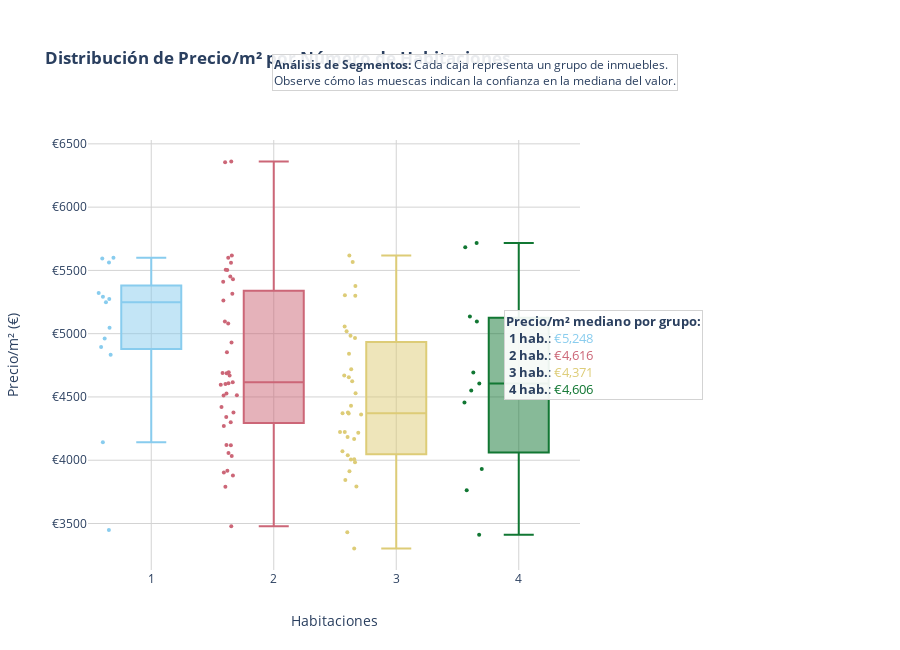

The code cell stored with this chart in its notebook:
### Code cell
if 'habitaciones' in df_matched.columns:
    df_plot_hab = df_matched.dropna(subset=['habitaciones', 'precio_m2']).copy()
    habitaciones_sorted = sorted(df_plot_hab['habitaciones'].unique())

    # Calcular la mediana del precio_m2 por número de habitaciones
    mediana_por_hab = (
        df_plot_hab.groupby('habitaciones')['precio_m2'].median().round(0)
    )

    # Definir paleta igual que la del gráfico (Safe)
    colors_palette = px.colors.qualitative.Safe
    color_map = {hab: colors_palette[i % len(colors_palette)] for i, hab in enumerate(habitaciones_sorted)}

    fig = px.box(
        df_plot_hab,
        x='habitaciones',
        y='precio_m2',
        color='habitaciones',
        points='all',
        category_orders={'habitaciones': habitaciones_sorted},
        color_discrete_sequence=colors_palette,
        title='<b>Distribución de Precio/m² por Número de Habitaciones</b>',
        labels={'habitaciones': 'Habitaciones', 'precio_m2': 'Precio/m² (€)'}
    )

    # Ajustes visuales generales
    fig.update_layout(
        template="plotly_white",
        height=650,
        margin=dict(t=140, b=80, l=80, r=320),  # margen derecho extra para leyenda personalizada
        title=dict(y=0.92, x=0.05, xanchor='left'),
        showlegend=False,
        xaxis=dict(
            title_standoff=30,
            tickfont=dict(size=12),
            showgrid=True,
            gridcolor="lightgrey",
            gridwidth=1,
            zeroline=False
        ),
        yaxis=dict(
            title_standoff=30,
            tickprefix='€',
            tickfont=dict(size=12),
            showgrid=True,
            gridcolor="lightgrey",
            gridwidth=1,
            zeroline=False
        )
    )

    # Anotación general superior
    fig.add_annotation(
        text=(
            "<b>Análisis de Segmentos:</b> Cada caja representa un grupo de inmuebles.<br>"
            "Observe cómo las muescas indican la confianza en la mediana del valor."
        ),
        xref="paper", yref="paper",
        x=1.2, y=1.2,
        showarrow=False,
        align="left",
        bgcolor="rgba(255, 255, 255, 0.9)",
        bordercolor="lightgray",
        borderwidth=1,
    )

    # Preparar texto/leyenda de medianas para cada cluster (habitaciones)
    leyenda_texto = "<b>Precio/m² mediano por grupo:</b><br>"
    for i, hab in enumerate(habitaciones_sorted):
        valor_mediana = mediana_por_hab[hab]
        color_celda = color_map[hab]
        leyenda_texto += (
            f"<span style='display:inline-block;width:13px;height:13px;"
            f"background:{color_celda};margin-right:6px;border-radius:2px;'>&nbsp;</span>"
            f"<span style='font-weight:bold;'>{hab} hab.</span>: "
            f"<span style='color:{color_celda};'>€{valor_mediana:,.0f}</span><br>"
        )

    # Añadir la "leyenda" como anotación fija al margen derecho fuera de la zona del gráfico
    fig.add_annotation(
        text=leyenda_texto,
        xref="paper", yref="paper",
        x=1.25, y=0.5,  # fuera del eje derecho, centrado vertical
        showarrow=False,
        align="left",
        bordercolor="lightgray",
        borderwidth=1,
        bgcolor="rgba(255,255,255,0.92)",
        font=dict(size=13),
    )

    fig.update_traces(jitter=0.4, marker_size=4)
    fig.show()

### Figure 1 — Plotly figure (JSON) as saved in the notebook; plotly's stock layout.template omitted (floating-point values rounded to 4 significant figures)
{"data": [{"alignmentgroup": "True", "boxpoints": "all", "hovertemplate": "Habitaciones=%{x}<br>Precio/m² (€)=%{y}<extra></extra>", "jitter": 0.4, "legendgroup": "1", "marker": {"color": "rgb(136, 204, 238)", "size": 4}, "name": "1", "notched": false, "offsetgroup": "1", "orientation": "v", "showlegend": true, "type": "box", "x": [1, 1, 1, 1, 1, 1, 1, 1, 1, 1, 1, 1, 1], "x0": " ", "xaxis": "x", "y": [4962.0, 5599.0, 5291.0, 5248.0, 5046.0, 4143.0, 3448.0, 5275.0, 5562.0, 4894.0, 5594.0, 5321.0, 4833.0], "y0": " ", "yaxis": "y"}, {"alignmentgroup": "True", "boxpoints": "all", "hovertemplate": "Habitaciones=%{x}<br>Precio/m² (€)=%{y}<extra></extra>", "jitter": 0.4, "legendgroup": "2", "marker": {"color": "rgb(204, 102, 119)", "size": 4}, "name": "2", "notched": false, "offsetgroup": "2", "orientation": "v", "showlegend": true, "type": "box", "x": [2, 2, 2, 2, 2, 2, 2, 2, 2, 2, 2, 2, 2, 2, 2, 2, 2, 2, 2, 2, 2, 2, 2, 2, 2, 2, 2, 2, 2, 2, 2, 2, 2, 2, 2, 2, 2, 2, 2, 2, 2], "x0": " ", "xaxis": "x", "y": [5097.0, 5452.0, 4670.0, 4271.0, 5262.0, 3917.0, 4421.0, 4695.0, 5505.0, 4033.0, 4853.0, 5411.0, 4688.0, 5430.0, 5315.0, 4597.0, 4608.0, 5601.0, 4342.0, 4511.0, 4527.0, 3902.0, 4057.0, 3479.0, 4930.0, 5619.0, 4514.0, 4687.0, 6361.0, 5503.0, 4118.0, 4616.0, 4120.0, 5560.0, 4301.0, 5080.0, 3790.0, 3879.0, 4603.0, 4377.0, 6355.0], "y0": " ", "yaxis": "y"}, {"alignmentgroup": "True", "boxpoints": "all", "hovertemplate": "Habitaciones=%{x}<br>Precio/m² (€)=%{y}<extra></extra>", "jitter": 0.4, "legendgroup": "3", "marker": {"color": "rgb(221, 204, 119)", "size": 4}, "name": "3", "notched": false, "offsetgroup": "3", "orientation": "v", "showlegend": true, "type": "box", "x": [3, 3, 3, 3, 3, 3, 3, 3, 3, 3, 3, 3, 3, 3, 3, 3, 3, 3, 3, 3, 3, 3, 3, 3, 3, 3, 3, 3, 3, 3, 3, 3, 3, 3, 3], "x0": " ", "xaxis": "x", "y": [3912.0, 4039.0, 3844.0, 4369.0, 4719.0, 5566.0, 4842.0, 4005.0, 4223.0, 4655.0, 5376.0, 4218.0, 3432.0, 4168.0, 4983.0, 4624.0, 4377.0, 4361.0, 4965.0, 3302.0, 3792.0, 4528.0, 5619.0, 5057.0, 4371.0, 4223.0, 4008.0, 4184.0, 4072.0, 4431.0, 3984.0, 5300.0, 4670.0, 5304.0, 5019.0], "y0": " ", "yaxis": "y"}, {"alignmentgroup": "True", "boxpoints": "all", "hovertemplate": "Habitaciones=%{x}<br>Precio/m² (€)=%{y}<extra></extra>", "jitter": 0.4, "legendgroup": "4", "marker": {"color": "rgb(17, 119, 51)", "size": 4}, "name": "4", "notched": false, "offsetgroup": "4", "orientation": "v", "showlegend": true, "type": "box", "x": [4, 4, 4, 4, 4, 4, 4, 4, 4, 4, 4], "x0": " ", "xaxis": "x", "y": [3763.0, 3930.0, 5135.0, 5096.0, 4457.0, 4606.0, 3411.0, 5716.0, 5683.0, 4552.0, 4693.0], "y0": " ", "yaxis": "y"}], "layout": {"annotations": [{"align": "left", "bgcolor": "rgba(255, 255, 255, 0.9)", "bordercolor": "lightgray", "borderwidth": 1, "showarrow": false, "text": "<b>Análisis de Segmentos:</b> Cada caja representa un grupo de inmuebles.<br>Observe cómo las muescas indican la confianza en la mediana del valor.", "x": 1.2, "xref": "paper", "y": 1.2, "yref": "paper"}, {"align": "left", "bgcolor": "rgba(255,255,255,0.92)", "bordercolor": "lightgray", "borderwidth": 1, "font": {"size": 13}, "showarrow": false, "text": "<b>Precio/m² mediano por grupo:</b><br><span style='display:inline-block;width:13px;height:13px;background:rgb(136, 204, 238);margin-right:6px;border-radius:2px;'>&nbsp;</span><span style='font-weight:bold;'>1 hab.</span>: <span style='color:rgb(136, 204, 238);'>€5,248</span><br><span style='display:inline-block;width:13px;height:13px;background:rgb(204, 102, 119);margin-right:6px;border-radius:2px;'>&nbsp;</span><span style='font-weight:bold;'>2 hab.</span>: <span style='color:rgb(204, 102, 119);'>€4,616</span><br><span style='display:inline-block;width:13px;height:13px;background:rgb(221, 204, 119);margin-right:6px;border-radius:2px;'>&nbsp;</span><span style='font-weight:bold;'>3 hab.</span>: <span style='color:rgb(221, 204, 119);'>€4,371</span><br><span style='display:inline-block;width:13px;height:13px;background:rgb(17, 119, 51);margin-right:6px;border-radius:2px;'>&nbsp;</span><span style='font-weight:bold;'>4 hab.</span>: <span style='color:rgb(17, 119, 51);'>€4,606</span><br>", "x": 1.25, "xref": "paper", "y": 0.5, "yref": "paper"}], "boxmode": "overlay", "height": 650, "legend": {"title": {"text": "Habitaciones"}, "tracegroupgap": 0}, "margin": {"b": 80, "l": 80, "r": 320, "t": 140}, "showlegend": false, "title": {"text": "<b>Distribución de Precio/m² por Número de Habitaciones</b>", "x": 0.05, "xanchor": "left", "y": 0.92}, "xaxis": {"anchor": "y", "categoryarray": [1, 2, 3, 4], "categoryorder": "array", "domain": [0, 1], "gridcolor": "lightgrey", "gridwidth": 1, "showgrid": true, "tickfont": {"size": 12}, "title": {"standoff": 30, "text": "Habitaciones"}, "zeroline": false}, "yaxis": {"anchor": "x", "domain": [0, 1], "gridcolor": "lightgrey", "gridwidth": 1, "showgrid": true, "tickfont": {"size": 12}, "tickprefix": "€", "title": {"standoff": 30, "text": "Precio/m² (€)"}, "zeroline": false}}}
